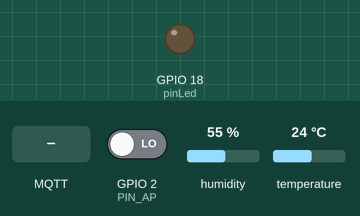
Simulated run of this sketch. Board: ESP8266 (NodeMCU). Shown: output pins drawn as LEDs (lit = HIGH). The inputs (shaded band) are chosen by the test bench; at power-on: GPIO 2 (PIN_AP) LOW, humidity 55 %, temperature 24 °C. WiFi joins after 1.5 s; servers stay silent unless stated; no MQTT or app messages arrive unless stated; what the sketch prints to the serial monitor is not drawn.

Above: at 2.7 s.
2.8 s: MQTT message "1" arrives on the first subscribed topic
At 3.7 s:
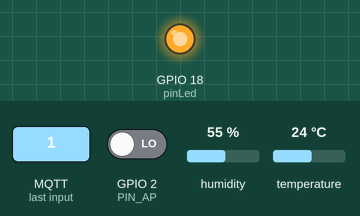
4.3 s: MQTT message "0" arrives on the first subscribed topic
At 4.8 s:
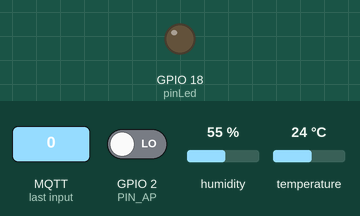
Timing chart, 0 to 7.3 s (numbered marks = the images above; inputs shaded):
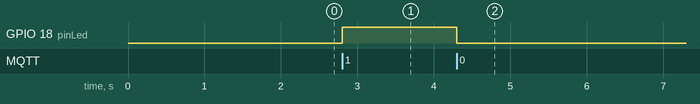

Measured:
- after the input at 2.8 s, GPIO 18 (pinLed): LOW → HIGH at once
- after the input at 4.3 s, GPIO 18 (pinLed): HIGH → LOW at once

The sketch:

MqttWifiManagerBrokerEclipse.ino
```cpp
#if defined(ESP8266)
#include <ESP8266WiFi.h> //ESP8266 Core WiFi Library
#else
#include <WiFi.h> //ESP32 Core WiFi Library
#endif

#if defined(ESP8266)
#include <ESP8266WebServer.h> //Local WebServer used to serve the configuration portal
#else
#include <WebServer.h> //Local WebServer used to serve the configuration portal ( https://github.com/zhouhan0126/WebServer-esp32 )
#endif

#include "DHT.h"

#include <DNSServer.h> //Local DNS Server used for redirecting all requests to the configuration portal ( https://github.com/zhouhan0126/DNSServer---esp32 )
#include <WiFiManager.h> //WiFi Configuration Magic ( https://github.com/zhouhan0126/WIFIMANAGER-ESP32 ) >> https://github.com/tzapu/WiFiManager (ORIGINAL)

#include <PubSubClient.h>

int pinLed = 18;
int pinTerm = 19;
DHT dht(pinTerm, DHT11);

const int PIN_AP = 2;
WiFiClient wifiClient;

//MQTT Server
const char* BROKER_MQTT = "mqtt.eclipse.org"; //URL do broker MQTT que se deseja utilizar
int BROKER_PORT = 1883;                       // Porta do Broker MQTT
#define ID_MQTT "***EspTeste"       //Informe um ID unico e seu. Caso sejam usados IDs repetidos a ultima conexão irá sobrepor a anterior.
#define TOPIC_SUBSCRIBE "***Led"    //Informe um Tópico único. Caso sejam usados tópicos em duplicidade, o último irá eliminar o anterior.
#define TOPIC_PUBLISH_TEMP "***Temp"
#define TOPIC_PUBLISH_HUMID "***Humid"
PubSubClient MQTT(wifiClient);                //Instancia o Cliente MQTT passando o objeto espClient

//Declaração das Funções
void publish();
void mantemConexoes();  //Garante que as conexoes com MQTT Broker se mantenham ativas
void conectaMQTT();     //Faz conexão com Broker MQTT
void recebePacote(char* topic, byte* payload, unsigned int length);
//void enviaPacote();

void setup() {
  Serial.begin(115200);
  pinMode(pinLed, OUTPUT);
  pinMode(PIN_AP, INPUT);
  Serial.println("DHTxx test!");
  dht.begin();

  //declaração do objeto wifiManager
  WiFiManager wifiManager;

  //utilizando esse comando, as configurações são apagadas da memória
  //caso tiver salvo alguma rede para conectar automaticamente, ela é apagada.
  //wifiManager.resetSettings();

  //callback para quando entra em modo de configuração AP
  wifiManager.setAPCallback(configModeCallback);

  //callback para quando se conecta em uma rede, ou seja, quando passa a trabalhar em modo estação
  wifiManager.setSaveConfigCallback(saveConfigCallback);

  //cria uma rede de nome ESP_AP com senha 12345678
  wifiManager.autoConnect("ESP_AP", "12345678");

  MQTT.setServer(BROKER_MQTT, BROKER_PORT);
  MQTT.setCallback(recebePacote);
}

void loop() {
   if (!MQTT.connected()) {
      conectaMQTT();
   }
   MQTT.loop();

   if ( digitalRead(PIN_AP) == HIGH ) {
      WiFiManager wifiManager;
      if(!wifiManager.startConfigPortal("ESP_AP", "12345678")) {
        Serial.println("Falha ao conectar");
        delay(2000);
        ESP.restart();
      }
   }

  float temperature = dht.readTemperature();
  float humidity = dht.readHumidity();
  char temp[20];
  char humid[20];
  sprintf(temp, "%2.0f", temperature);
  sprintf(humid, "%2.0f", humidity);
  MQTT.publish(TOPIC_PUBLISH_TEMP, temp);
  MQTT.publish(TOPIC_PUBLISH_HUMID, humid);
}

//callback que indica que o ESP entrou no modo AP
void configModeCallback (WiFiManager *myWiFiManager) {
  Serial.println("Entrou no modo de configuração");
  Serial.println(WiFi.softAPIP()); //imprime o IP do AP
  Serial.println(myWiFiManager->getConfigPortalSSID()); //imprime o SSID criado da rede
}

//callback que indica que salvamos uma nova rede para se conectar (modo estação)
void saveConfigCallback () {
  Serial.println("Configuração salva");
}

void conectaMQTT() {
    while (!MQTT.connected()) {
        Serial.print("Conectando ao Broker MQTT: ");
        Serial.println(BROKER_MQTT);
        if (MQTT.connect(ID_MQTT)) {
            Serial.println("Conectado ao Broker com sucesso!");
            MQTT.subscribe(TOPIC_SUBSCRIBE);
        } else {
            Serial.println("Nao foi possivel se conectar ao broker.");
            Serial.println("Nova tentatica de conexao em 10s");
            delay(10000);
        }
    }
}

void recebePacote(char* topic, byte* payload, unsigned int length) {
    String msg;
    //obtem a string do payload recebido
    for(int i = 0; i < length; i++) {
       char c = (char)payload[i];
       msg += c;
    }
    if (msg == "0") {
       digitalWrite(pinLed, LOW);
    }
    if (msg == "1") {
       digitalWrite(pinLed, HIGH);
    }
}
```
